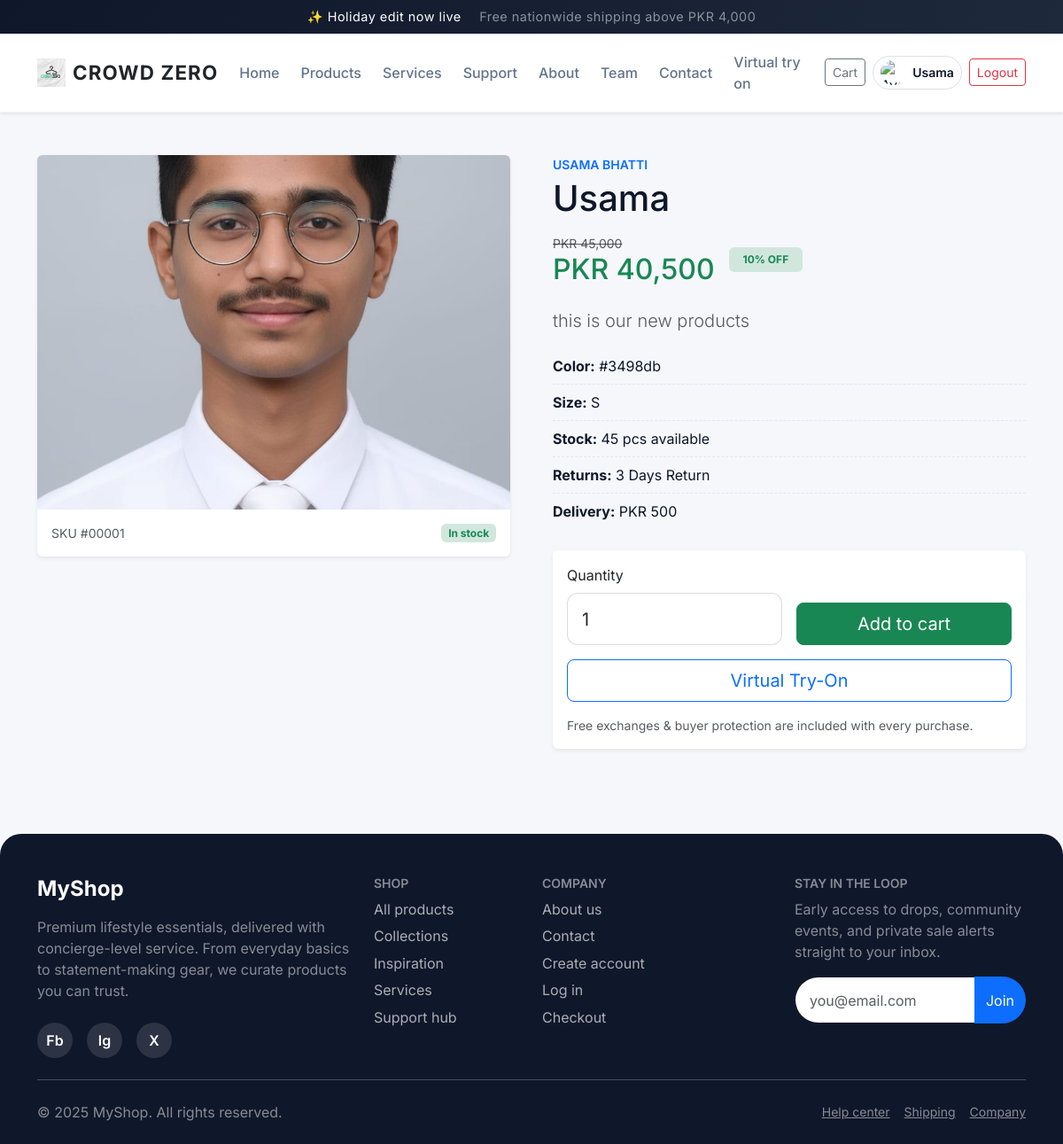
/e/product_detail.php?id=1 (signed in), run on the app's committed database.
### tables this page shows
CREATE TABLE `products` (
  `id` int(11) NOT NULL,
  `name` varchar(255) NOT NULL,
  `category_id` int(11) NOT NULL,
  `image` text DEFAULT NULL,
  `color` varchar(20) DEFAULT '#3498db',
  `quantity` int(11) NOT NULL DEFAULT 0,
  `description` text DEFAULT NULL,
  `size` varchar(50) DEFAULT NULL,
  `price` decimal(10,2) NOT NULL,
  `delivery_price` decimal(10,2) DEFAULT 0.00,
  `return_days` varchar(50) DEFAULT '1 Days Return',
  `discount` decimal(5,2) DEFAULT 0.00,
  `created_at` timestamp NOT NULL DEFAULT current_timestamp(),
  `updated_at` timestamp NOT NULL DEFAULT current_timestamp() ON UPDATE current_timestamp()
);

CREATE TABLE `categories` (
  `id` int(11) NOT NULL,
  `name` varchar(255) NOT NULL,
  `created_at` timestamp NOT NULL DEFAULT current_timestamp(),
  `updated_at` timestamp NOT NULL DEFAULT current_timestamp() ON UPDATE current_timestamp()
);

### a/models/Database.php (called while the page is built)
<?php
class Database {
    private $host = "localhost";
    private $username = "root";
    private $password = "";
    private $database = "crowd_zero";
    private $connection;
    public function __construct() {
        try {
            $this->connection = new PDO(
                "mysql:host={$this->host};dbname={$this->database}",
                $this->username,
                $this->password,
                array(PDO::ATTR_ERRMODE => PDO::ERRMODE_EXCEPTION)
            );
            $this->connection->setAttribute(PDO::ATTR_ERRMODE, PDO::ERRMODE_EXCEPTION);
        } catch(PDOException $e) {
            error_log("Database Connection Failed: " . $e->getMessage());
            die(json_encode(["success" => false, "message" => "Database connection failed"]));
        }
    }
    public function getConnection() {
        return $this->connection;
    }
}
?>

### a/models/ProductModel.php (called while the page is built, shortened)
<?php
require_once __DIR__ . '/Database.php';
class ProductModel {
    private $db;
    private $table = "products";
    public function __construct() {
        $database = new Database();
        $this->db = $database->getConnection();
    }
    public function getAllProducts() {
        try {
            $query = "SELECT p.*, c.name as category_name
                     FROM {$this->table} p
                     LEFT JOIN categories c ON p.category_id = c.id
                     ORDER BY p.created_at DESC";
            $stmt = $this->db->prepare($query);
            $stmt->execute();
            return $stmt->fetchAll(PDO::FETCH_ASSOC);
        } catch(PDOException $e) {
            return [];
        }
    }
       public function getProductById($productId) {
        try {
            $query = "SELECT p.*, c.name as category_name
                     FROM {$this->table} p
                     LEFT JOIN categories c ON p.category_id = c.id
                     WHERE p.id = :id";
            $stmt = $this->db->prepare($query);
            $stmt->bindParam(":id", $productId);
            $stmt->execute();
            return $stmt->fetch(PDO::FETCH_ASSOC);
        } catch(PDOException $e) {
            return false;
        }
    }
}
?>

### e/config.php (called while the page is built, shortened)
<?php
$baseDir = dirname(__DIR__);
require_once $baseDir . '/a/models/Database.php';
require_once $baseDir . '/a/models/ProductModel.php';
function getProductModel(): ProductModel {
    static $productModel = null;
    if ($productModel === null) {
        $productModel = new ProductModel();
    }
    return $productModel;
}
function format_price($value): string {
    return 'PKR ' . number_format((float)$value, 0);
}
function sanitize_path(string $path): string {
    $normalized = str_replace('\\', '/', trim($path));
    return preg_replace('#/+#', '/', $normalized);
}
function format_image_url(?string $path): string {
    $path = sanitize_path($path);
    while (strpos($path, '../') === 0) {
        $path = substr($path, 3);
    }
    if (strpos($path, 'uploads/') === 0) {
        $path = 'a/' . $path;
    } elseif (strpos($path, 'a/uploads/') !== 0) {
        $path = ltrim($path, '/');
        if (strpos($path, 'a/') !== 0) {
            $path = 'a/' . $path;
        }
    }
    $absolutePath = dirname(__DIR__) . '/' . $path;
    if (is_file($absolutePath)) {
        $webPath = ltrim($path, '/');
        if (strpos($webPath, 'a/') === 0) {
            return '../' . $webPath;
        }
        return $webPath;
    }
    return PLACEHOLDER_IMAGE;
}
function calculate_discounted_price(float $price, float $discount): float {
    return max(0, $price - ($price * $discount / 100));
}
function getRelatedProducts(?int $currentProductId = null, int $limit = 4): array {
    $products = getProductModel()->getAllProducts();
    $products = array_values(array_filter($products, function ($product) use ($currentProductId) {
        if ($currentProductId === null) {
            return true;
        }
        return (int)($product['id'] ?? 0) !== $currentProductId;
    }));
    if (count($products) <= $limit) {
        return $products;
    }
    shuffle($products);
    return array_slice($products, 0, $limit);
}

### e/product_detail.php (the view, shortened to what this page needs)
<?php
include 'includes/header.php';
require_once __DIR__ . '/config.php';
$productModel = getProductModel();
$id = isset($_GET['id']) ? (int)$_GET['id'] : 0;
$product = $id > 0 ? $productModel->getProductById($id) : null;
?>
<?php if (!$product): ?>
  <div class="alert alert-danger">Product not found.</div>
<?php else: ?>
  <?php
    $imageUrl = format_image_url($product['image'] ?? '');
    $price = (float)$product['price'];
    $discount = (float)($product['discount'] ?? 0);
    $discountedPrice = calculate_discounted_price($price, $discount);
    $hasDiscount = $discount > 0;
    $inStock = (int)($product['quantity'] ?? 0) > 0;
    $relatedProducts = getRelatedProducts((int)$product['id'], 4);
  ?>
  <div class="row g-5 align-items-start product-detail">
    <div class="col-lg-6">
      <div class="product-visual card border-0 shadow-sm">
        <div class="ratio ratio-4x3">
          <img src="<?php echo htmlspecialchars($imageUrl); ?>" class="rounded-top object-fit-cover" alt="<?php echo htmlspecialchars($product['name']); ?>">
        </div>
        <div class="p-3 d-flex justify-content-between align-items-center">
          <span class="text-muted small">SKU #<?php echo str_pad($product['id'], 5, '0', STR_PAD_LEFT); ?></span>
          <span class="badge <?php echo $inStock ? 'bg-success-subtle text-success' : 'bg-danger-subtle text-danger'; ?>">
            <?php echo $inStock ? 'In stock' : 'Out of stock'; ?>
          </span>
        </div>
      </div>
    </div>
    <div class="col-lg-6">
      <p class="text-uppercase text-primary small fw-semibold mb-1"><?php echo htmlspecialchars($product['category_name'] ?? 'Trending pick'); ?></p>
      <h1 class="mb-3"><?php echo htmlspecialchars($product['name']); ?></h1>
      <div class="d-flex align-items-center gap-3 mb-4">
        <?php if ($hasDiscount): ?>
          <div>
            <div class="text-muted small text-decoration-line-through"><?php echo format_price($price); ?></div>
            <div class="h2 mb-0 text-success"><?php echo format_price($discountedPrice); ?></div>
          </div>
          <span class="badge bg-success-subtle text-success px-3 py-2"><?php echo $discount; ?>% OFF</span>
        <?php else: ?>
          <div class="h2 mb-0"><?php echo format_price($price); ?></div>
        <?php endif; ?>
      </div>
      <?php if (!empty($product['description'])): ?>
        <p class="lead text-muted"><?php echo nl2br(htmlspecialchars($product['description'])); ?></p>
      <?php endif; ?>
      <ul class="list-unstyled feature-list">
        <?php if (!empty($product['color'])): ?><li><strong>Color:</strong> <?php echo htmlspecialchars($product['color']); ?></li><?php endif; ?>
        <?php if (!empty($product['size'])): ?><li><strong>Size:</strong> <?php echo htmlspecialchars($product['size']); ?></li><?php endif; ?>
        <?php if (!empty($product['quantity'])): ?><li><strong>Stock:</strong> <?php echo (int)$product['quantity']; ?> pcs available</li><?php endif; ?>
        <?php if (!empty($product['return_days'])): ?><li><strong>Returns:</strong> <?php echo htmlspecialchars($product['return_days']); ?></li><?php endif; ?>
        <?php if (!empty($product['delivery_price'])): ?><li><strong>Delivery:</strong> <?php echo format_price($product['delivery_price']); ?></li><?php endif; ?>
      </ul>
      <form action="cart.php" method="POST" class="mt-4 card border-0 shadow-sm">
        <div class="card-body">
          <div class="row g-3 align-items-end">
            <div class="col-sm-6">
              <label class="form-label">Quantity</label>
              <input type="number" name="quantity" class="form-control form-control-lg" value="1" min="1" max="<?php echo max(1, (int)($product['quantity'] ?? 1)); ?>">
            </div>
            <div class="col-sm-6 d-grid">
              <button type="submit" class="btn btn-success btn-lg" <?php echo $inStock ? '' : 'disabled'; ?>>
                <?php echo $inStock ? 'Add to cart' : 'Out of stock'; ?>
              </button>
            </div>
          </div>
          <div class="mt-3 d-grid">
              <a href="../virtual-try-on/frontend/index.html?product_image=<?php echo urlencode($imageUrl); ?>&product_name=<?php echo urlencode($product['name']); ?>" class="btn btn-outline-primary btn-lg">
                  Virtual Try-On
              </a>
          </div>
          <p class="text-muted small mt-3 mb-0">Free exchanges &amp; buyer protection are included with every purchase.</p>
        </div>
      </form>
    </div>
  </div>
<?php endif; ?>
<?php include 'includes/footer.php'; ?>

### e/css/style.css (style rules this page uses)
:root { --primary: #2563eb; --primary-soft: #dbeafe; --dark: #0f172a; --muted: #64748b; --surface: #ffffff; --surface-alt: #f5f7fb; --shadow: 0 15px 45px rgba(15, 23, 42, 0.08); --radius-lg: 1.5rem; --radius-md: 1rem; }
body, .site-body { background-color: var(--surface-alt); font-family: 'Inter', 'Segoe UI', Tahoma, Geneva, Verdana, sans-serif; color: var(--dark); min-height: 100vh; }
.product-detail .feature-list li { padding: 0.5rem 0; border-bottom: 1px dashed #e2e8f0; }
.product-detail .feature-list li:last-child { border-bottom: none; }
.product-visual img, .object-fit-cover { width: 100%; height: 100%; object-fit: cover; }
.form-control, .form-select { border-radius: 0.75rem; border-color: rgba(15, 23, 42, 0.15); padding: 0.85rem 1rem; }

### data on the page
products: image (picture), id "00001", category.name "USAMA BHATTI", name "Usama", price "PKR 45,000", format_price($discountedPrice) "PKR 40,500", discount "10", description "this is our new products", color "#3498db", size "S", quantity "45", return_days "3 Days Return", delivery_price "PKR 500"

### other printed values
$item['label'] "Home"
$item['label'] "Products"
$item['label'] "Services"
$item['label'] "Support"
$item['label'] "About"
$item['label'] "Team"
$item['label'] "Contact"
$item['label'] "Virtual try on"
$displayName "Usama"
